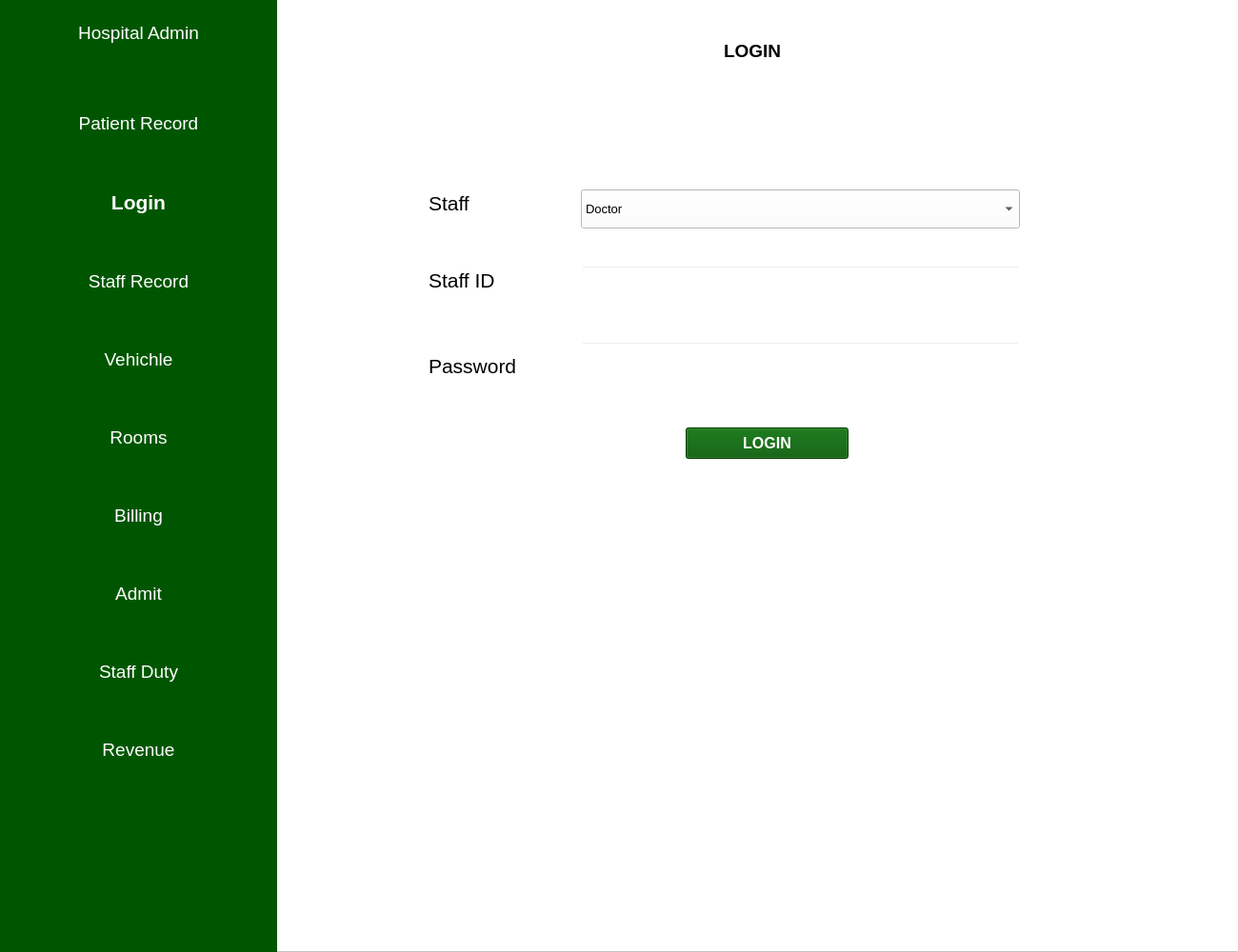
<?xml version="1.0" encoding="UTF-8"?>
<ui version="4.0">
 <class>MainWindow</class>
 <widget class="QMainWindow" name="MainWindow">
  <property name="geometry">
   <rect>
    <x>0</x>
    <y>0</y>
    <width>1300</width>
    <height>1000</height>
   </rect>
  </property>
  <property name="windowTitle">
   <string>MainWindow</string>
  </property>
  <property name="styleSheet">
   <string notr="true">background-color: rgb(255, 255, 255);</string>
  </property>
  <widget class="QWidget" name="MainWidget">
   <widget class="QFrame" name="frame">
    <property name="geometry">
     <rect>
      <x>0</x>
      <y>-1</y>
      <width>1301</width>
      <height>1001</height>
     </rect>
    </property>
    <property name="frameShape">
     <enum>QFrame::StyledPanel</enum>
    </property>
    <property name="frameShadow">
     <enum>QFrame::Raised</enum>
    </property>
    <widget class="QLineEdit" name="StaffIDEdit">
     <property name="geometry">
      <rect>
       <x>610</x>
       <y>280</y>
       <width>461</width>
       <height>41</height>
      </rect>
     </property>
     <property name="font">
      <font>
       <pointsize>12</pointsize>
      </font>
     </property>
     <property name="styleSheet">
      <string notr="true">background-color: rgba(255, 255, 255, 0);color: rgb(0,0,0);</string>
     </property>
    </widget>
    <widget class="QComboBox" name="StaffCombo">
     <property name="geometry">
      <rect>
       <x>610</x>
       <y>200</y>
       <width>461</width>
       <height>41</height>
      </rect>
     </property>
     <property name="font">
      <font>
       <pointsize>10</pointsize>
      </font>
     </property>
     <property name="styleSheet">
      <string notr="true">color: rgb(0,0,0);
selection-background-color: rgb(0,86,0);</string>
     </property>
     <item>
      <property name="text">
       <string>Doctor</string>
      </property>
     </item>
     <item>
      <property name="text">
       <string>Nurse</string>
      </property>
     </item>
     <item>
      <property name="text">
       <string>Ward Boy</string>
      </property>
     </item>
     <item>
      <property name="text">
       <string>Driver</string>
      </property>
     </item>
     <item>
      <property name="text">
       <string>Reception</string>
      </property>
     </item>
    </widget>
    <widget class="QLineEdit" name="PasswordEdit">
     <property name="geometry">
      <rect>
       <x>610</x>
       <y>360</y>
       <width>461</width>
       <height>41</height>
      </rect>
     </property>
     <property name="font">
      <font>
       <pointsize>12</pointsize>
      </font>
     </property>
     <property name="styleSheet">
      <string notr="true">background-color: rgba(255, 255, 255, 0);color: rgb(0,0,0);</string>
     </property>
    </widget>
    <widget class="QLabel" name="PasswordLabel">
     <property name="geometry">
      <rect>
       <x>450</x>
       <y>370</y>
       <width>121</width>
       <height>30</height>
      </rect>
     </property>
     <property name="font">
      <font>
       <pointsize>16</pointsize>
       <weight>50</weight>
       <bold>false</bold>
      </font>
     </property>
     <property name="styleSheet">
      <string notr="true">background-color: rgba(255, 255, 255, 0);color: rgb(0,0,0);</string>
     </property>
     <property name="text">
      <string>Password</string>
     </property>
    </widget>
    <widget class="QLabel" name="StaffIdLabel">
     <property name="geometry">
      <rect>
       <x>450</x>
       <y>280</y>
       <width>101</width>
       <height>30</height>
      </rect>
     </property>
     <property name="font">
      <font>
       <pointsize>16</pointsize>
       <weight>50</weight>
       <bold>false</bold>
      </font>
     </property>
     <property name="styleSheet">
      <string notr="true">background-color: rgba(255, 255, 255, 0);color: rgb(0,0,0);</string>
     </property>
     <property name="text">
      <string>Staff ID</string>
     </property>
    </widget>
    <widget class="QPushButton" name="LoginBtn">
     <property name="geometry">
      <rect>
       <x>720</x>
       <y>450</y>
       <width>171</width>
       <height>33</height>
      </rect>
     </property>
     <property name="font">
      <font>
       <pointsize>12</pointsize>
       <weight>75</weight>
       <bold>true</bold>
      </font>
     </property>
     <property name="styleSheet">
      <string notr="true">color: rgb(255, 255, 255);
background-color: rgb(0,86,0);</string>
     </property>
     <property name="text">
      <string>LOGIN</string>
     </property>
    </widget>
    <widget class="QLabel" name="StaffLabel">
     <property name="geometry">
      <rect>
       <x>450</x>
       <y>200</y>
       <width>71</width>
       <height>28</height>
      </rect>
     </property>
     <property name="font">
      <font>
       <pointsize>16</pointsize>
       <weight>50</weight>
       <bold>false</bold>
      </font>
     </property>
     <property name="styleSheet">
      <string notr="true">background-color: rgba(255, 255, 255, 0);color: rgb(0,0,0);</string>
     </property>
     <property name="text">
      <string>Staff</string>
     </property>
    </widget>
    <widget class="QLabel" name="StaffLabel_2">
     <property name="geometry">
      <rect>
       <x>760</x>
       <y>40</y>
       <width>81</width>
       <height>28</height>
      </rect>
     </property>
     <property name="font">
      <font>
       <pointsize>14</pointsize>
       <weight>75</weight>
       <bold>true</bold>
      </font>
     </property>
     <property name="styleSheet">
      <string notr="true">background-color: rgba(255, 255, 255, 0);color: rgb(0,0,0);</string>
     </property>
     <property name="text">
      <string>LOGIN</string>
     </property>
    </widget>
    <widget class="QFrame" name="frame_2">
     <property name="geometry">
      <rect>
       <x>0</x>
       <y>0</y>
       <width>291</width>
       <height>1001</height>
      </rect>
     </property>
     <property name="styleSheet">
      <string notr="true">background-color: rgb(0, 86, 0);</string>
     </property>
     <property name="frameShape">
      <enum>QFrame::NoFrame</enum>
     </property>
     <property name="frameShadow">
      <enum>QFrame::Sunken</enum>
     </property>
     <property name="lineWidth">
      <number>3</number>
     </property>
     <widget class="QWidget" name="verticalLayoutWidget">
      <property name="geometry">
       <rect>
        <x>10</x>
        <y>70</y>
        <width>271</width>
        <height>781</height>
       </rect>
      </property>
      <layout class="QVBoxLayout" name="verticalLayout">
       <item>
        <widget class="QPushButton" name="patient_record">
         <property name="font">
          <font>
           <pointsize>14</pointsize>
          </font>
         </property>
         <property name="styleSheet">
          <string notr="true">color: rgb(255, 255, 255);
</string>
         </property>
         <property name="text">
          <string>Patient Record</string>
         </property>
         <property name="flat">
          <bool>true</bool>
         </property>
        </widget>
       </item>
       <item>
        <widget class="QPushButton" name="login">
         <property name="font">
          <font>
           <pointsize>16</pointsize>
           <weight>75</weight>
           <bold>true</bold>
          </font>
         </property>
         <property name="styleSheet">
          <string notr="true">color: rgb(255, 255, 255);</string>
         </property>
         <property name="text">
          <string>Login</string>
         </property>
         <property name="flat">
          <bool>true</bool>
         </property>
        </widget>
       </item>
       <item>
        <widget class="QPushButton" name="staff_record">
         <property name="font">
          <font>
           <pointsize>14</pointsize>
          </font>
         </property>
         <property name="styleSheet">
          <string notr="true">color: rgb(255, 255, 255);</string>
         </property>
         <property name="text">
          <string>Staff Record</string>
         </property>
         <property name="flat">
          <bool>true</bool>
         </property>
        </widget>
       </item>
       <item>
        <widget class="QPushButton" name="vehichle">
         <property name="font">
          <font>
           <pointsize>14</pointsize>
          </font>
         </property>
         <property name="styleSheet">
          <string notr="true">color: rgb(255, 255, 255);</string>
         </property>
         <property name="text">
          <string>Vehichle</string>
         </property>
         <property name="flat">
          <bool>true</bool>
         </property>
        </widget>
       </item>
       <item>
        <widget class="QPushButton" name="rooms">
         <property name="font">
          <font>
           <pointsize>14</pointsize>
          </font>
         </property>
         <property name="styleSheet">
          <string notr="true">color: rgb(255, 255, 255);</string>
         </property>
         <property name="text">
          <string>Rooms</string>
         </property>
         <property name="flat">
          <bool>true</bool>
         </property>
        </widget>
       </item>
       <item>
        <widget class="QPushButton" name="billing">
         <property name="font">
          <font>
           <pointsize>14</pointsize>
          </font>
         </property>
         <property name="styleSheet">
          <string notr="true">color: rgb(255, 255, 255);</string>
         </property>
         <property name="text">
          <string>Billing</string>
         </property>
         <property name="flat">
          <bool>true</bool>
         </property>
        </widget>
       </item>
       <item>
        <widget class="QPushButton" name="admit">
         <property name="font">
          <font>
           <pointsize>14</pointsize>
          </font>
         </property>
         <property name="styleSheet">
          <string notr="true">color: rgb(255, 255, 255);</string>
         </property>
         <property name="text">
          <string>Admit</string>
         </property>
         <property name="flat">
          <bool>true</bool>
         </property>
        </widget>
       </item>
       <item>
        <widget class="QPushButton" name="staff_duty">
         <property name="font">
          <font>
           <pointsize>14</pointsize>
          </font>
         </property>
         <property name="styleSheet">
          <string notr="true">color: rgb(255, 255, 255);</string>
         </property>
         <property name="text">
          <string>Staff Duty</string>
         </property>
         <property name="flat">
          <bool>true</bool>
         </property>
        </widget>
       </item>
       <item>
        <widget class="QPushButton" name="revenue">
         <property name="font">
          <font>
           <pointsize>14</pointsize>
          </font>
         </property>
         <property name="styleSheet">
          <string notr="true">color: rgb(255, 255, 255);</string>
         </property>
         <property name="text">
          <string>Revenue</string>
         </property>
         <property name="flat">
          <bool>true</bool>
         </property>
        </widget>
       </item>
      </layout>
     </widget>
     <widget class="QPushButton" name="hospital_admin">
      <property name="geometry">
       <rect>
        <x>10</x>
        <y>10</y>
        <width>271</width>
        <height>51</height>
       </rect>
      </property>
      <property name="font">
       <font>
        <pointsize>14</pointsize>
       </font>
      </property>
      <property name="styleSheet">
       <string notr="true">color: rgb(255, 255, 255);</string>
      </property>
      <property name="text">
       <string>Hospital Admin</string>
      </property>
      <property name="flat">
       <bool>true</bool>
      </property>
     </widget>
    </widget>
   </widget>
  </widget>
 </widget>
 <resources/>
 <connections/>
</ui>
